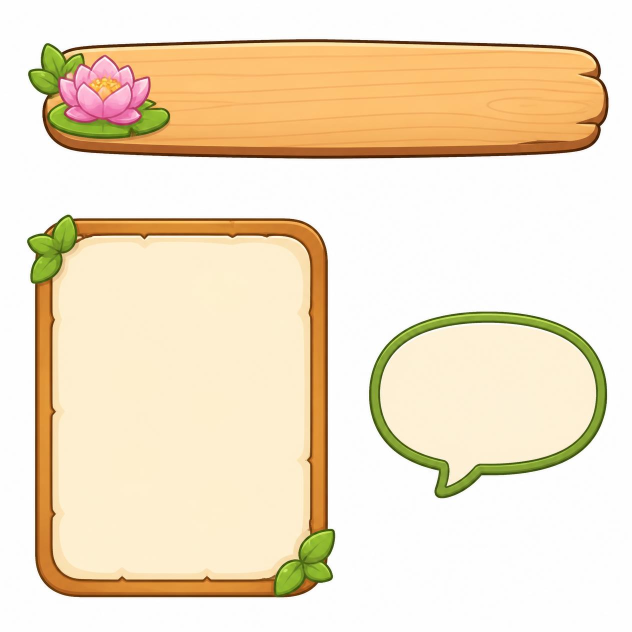
#> input picture tools/art/source/ui/panels.jpg, 1264 x 1264 px (shown at 1/2 size)
$ python -i ui_kit_lib.py   (imports and definitions only)
#> lines starting #> are read from the running program, lines starting #| are printed output that depends on the picture; after the words box and inside, x2 and y2 are one past the last pixel; in counts of white or black regions, pixels touching at a corner belong together
import numpy as np
from PIL import Image
from scipy import ndimage
def pieces(path, thr=26, minarea=4000):
#> called with path = 'source/ui/panels.jpg', thr = 26, minarea = 4000
    im = Image.open(path).convert('RGB'); a = np.asarray(im).astype(np.float32)
#> in pieces, im is the input picture: PIL image 1264x1264 RGB; mean R, G, B 241.7, 225.8, 199.7
    bg = np.median(np.concatenate([a[:6].reshape(-1,3), a[-6:].reshape(-1,3)]), axis=0)
#> bg = [254, 254, 254]
    d = np.sqrt(((a - bg) ** 2).sum(-1))
    sat = a.max(-1) - a.min(-1)
    greyish = (sat < 20) & (a.mean(-1) > 140)
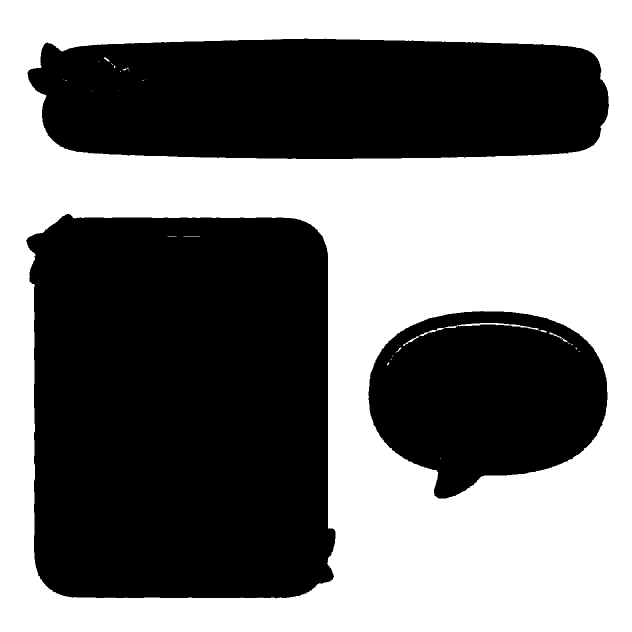
#> greyish: shape (1264, 1264) bool (shown at 1/2 size); 48.1% white; 34 white regions (24 under 20 px), largest, box (x1, y1, x2, y2) and area: (0, 0, 1264, 1264) 766964, (889, 646, 1078, 660) 579, (839, 656, 888, 672) 159
    # Grey drop shadows reachable from the white page are background, not object.
    lab0, _ = ndimage.label(greyish | (d < thr))
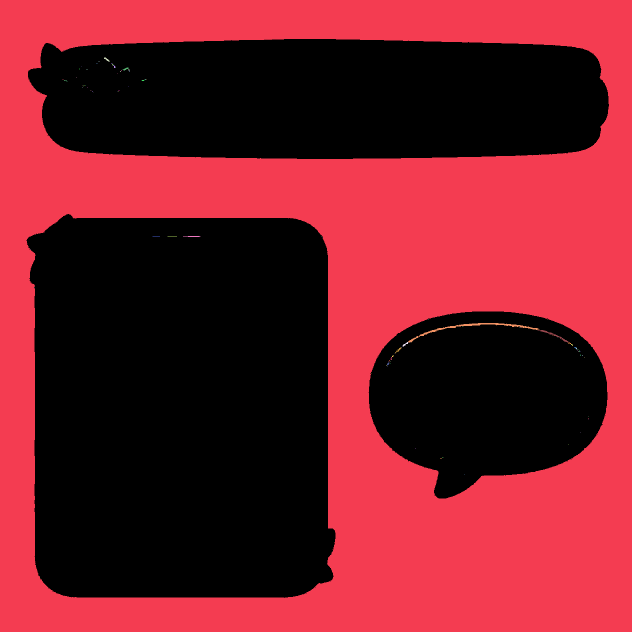
#> lab0: shape (1264, 1264) int32 (shown at 1/2 size); 106 distinct labels, from 0 to 105; one colour per label, 0 black
    edge_ids = np.unique(np.concatenate([lab0[0], lab0[-1], lab0[:, 0], lab0[:, -1]]))
#> edge_ids = [1]
    outside = np.isin(lab0, edge_ids[edge_ids > 0])
#> outside: shape (1264, 1264) bool; 48.1% white; 1 white region, box (x1, y1, x2, y2) and area: (0, 0, 1264, 1264) 768843
    solid = ndimage.binary_fill_holes(ndimage.binary_opening(~outside, iterations=2))
#> solid: shape (1264, 1264) bool; 51.9% white; 1 black region, box (x1, y1, x2, y2) and area: (0, 0, 1264, 1264) 768953
    lab, _ = ndimage.label(solid)
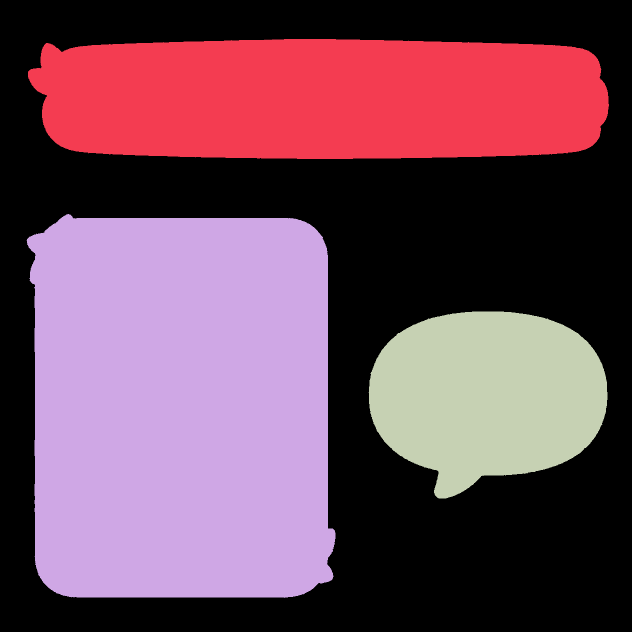
#> lab: shape (1264, 1264) int32 (shown at 1/2 size); 4 distinct labels, from 0 to 3; one colour per label, 0 black
    res = []
    for i, sl in enumerate(ndimage.find_objects(lab), 1):
        m = lab == i
        if m.sum() < minarea: continue
        core = ndimage.binary_erosion(m, iterations=2)
        alpha = np.clip((d - 6) / 34, 0, 1)
        alpha[core] = 1
        near = ndimage.binary_dilation(m, iterations=14)
        alpha[~near] = 0
        al = alpha[..., None]
        f = np.where(al > 0.02, (a - (1 - al) * bg) / np.maximum(al, 0.02), 0)
        # Outside the solid silhouette: a true dark drop shadow, not a grey halo.
        shadow = near & ~ndimage.binary_dilation(m, iterations=1)
        darkness = np.clip((bg.mean() - a.mean(-1)) / 120, 0, 0.45)
        alpha[shadow] = darkness[shadow]
        f[shadow] = (30, 40, 50)
        rgba = np.dstack([np.clip(f, 0, 255), alpha * 255]).astype(np.uint8)
        y0, y1, x0, x1 = sl[0].start, sl[0].stop, sl[1].start, sl[1].stop
        p = 14
        crop = Image.fromarray(rgba, 'RGBA').crop((x0 - p, y0 - p, x1 + p, y1 + p))
        res.append(dict(img=crop, box=(x0, y0, x1, y1), pad=p))
#> this loop made 3 passes
#> (y0, y1, x0, x1) on passes 1 to 3: (78, 318, 56, 1218), (428, 1196, 53, 671), (623, 997, 737, 1215)
#> pass 1, in pieces, `near = ndimage.binary_dilation(m, iterations=14)`:
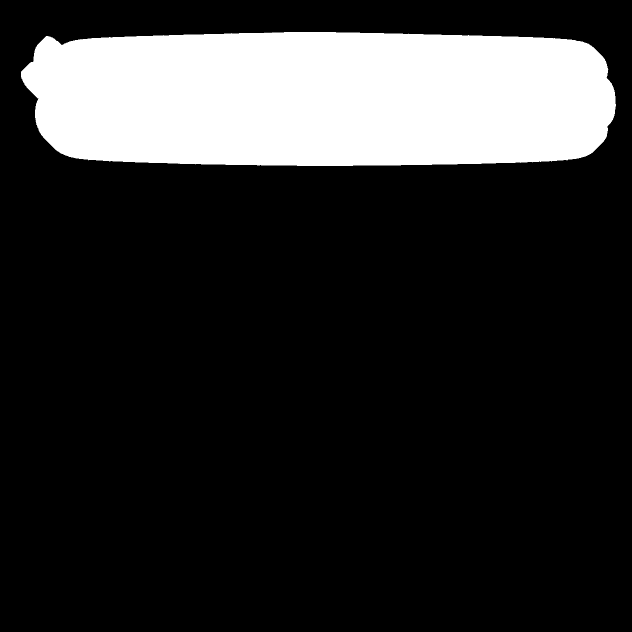
#> near: shape (1264, 1264) bool (shown at 1/2 size); 18.2% white; 1 white region, box (x1, y1, x2, y2) and area: (42, 64, 1232, 332) 290496
#> after the loop:
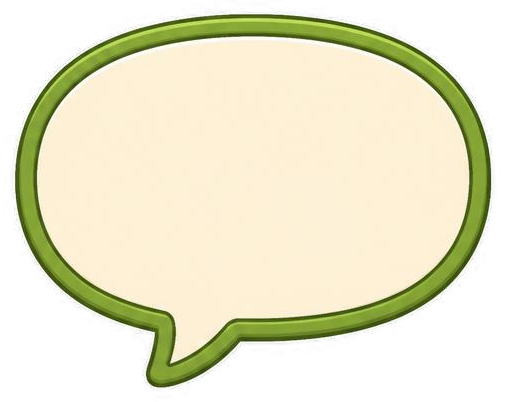
#> crop: PIL image 506x402 RGBA; mean R, G, B, A 149.3, 147.4, 120.7, 167.2; transparent parts drawn white
#> after the loop:
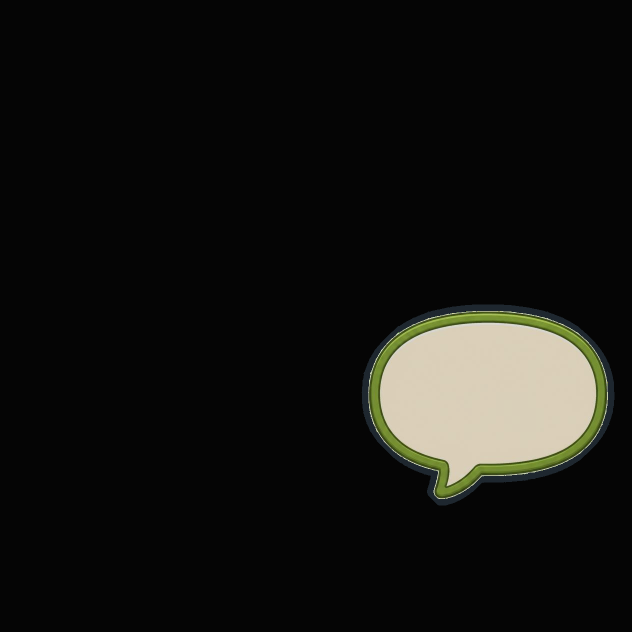
#> f: shape (1264, 1264, 3) float32 (shown at 1/2 size); mean R, G, B 19, 18.8, 15.4; drawn with min black and max white
#> after the loop: m: shape (1264, 1264) bool; 8.3% white; 1 white region, box (x1, y1, x2, y2) and area: (737, 623, 1215, 997) 132777
#> after the loop:
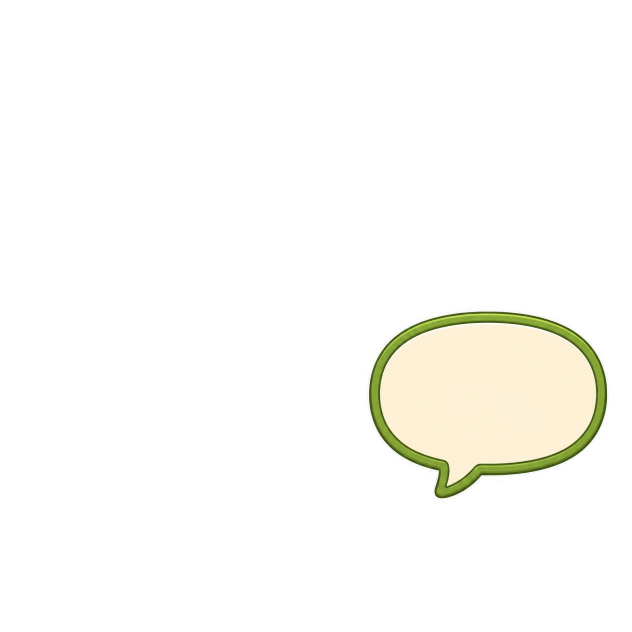
#> rgba: shape (1264, 1264, 4) (shown at 1/2 size); mean R, G, B, A 19, 18.8, 15.4, 21.3; transparent parts drawn white
#> after the loop, res = 3 items
    return res

def order(ps):  # rows top->bottom then left->right
    return sorted(ps, key=lambda q: (round(q['box'][1] / 200), q['box'][0]))

>>> result = pieces('source/ui/panels.jpg')
#> result = 3 items

$ run again, on tools/art/source/ui/stars.jpg
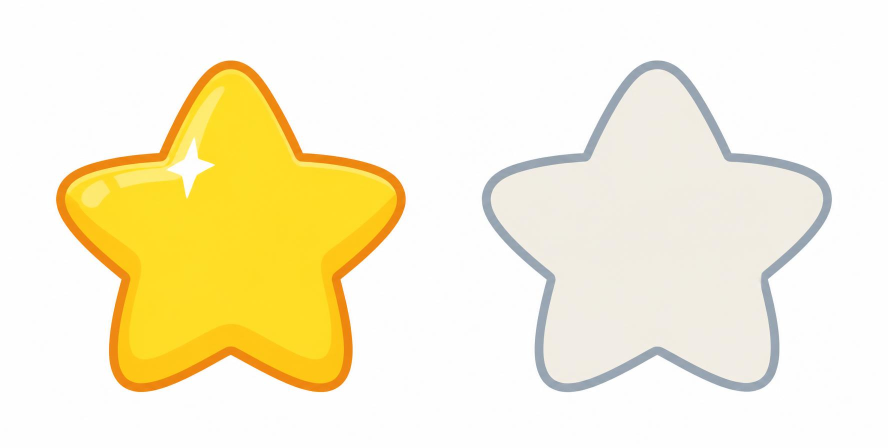
#> input picture tools/art/source/ui/stars.jpg, 1776 x 896 px (shown at 1/2 size)
#> in pieces, im is the input picture: PIL image 1776x896 RGB; mean R, G, B 249, 240.7, 209.7
#> bg = [254, 254, 254]
#> greyish: shape (896, 1776) bool; 80.3% white; 150 black regions (146 under 20 px), largest, box (x1, y1, x2, y2) and area: (111, 120, 813, 785) 282815, (966, 123, 1663, 783) 29523, (1488, 756, 1508, 763) 51, (1089, 528, 1099, 532) 28
#> lab0: shape (896, 1776) int32; 42 distinct labels, from 0 to 41
#> edge_ids = [1]
#> outside: shape (896, 1776) bool; 64.5% white; 14 black regions (12 under 20 px), largest, box (x1, y1, x2, y2) and area: (111, 120, 813, 785) 285045, (966, 123, 1663, 783) 280103
#> solid: shape (896, 1776) bool; 35.5% white; 2 white regions, box (x1, y1, x2, y2) and area: (111, 120, 813, 785) 284936, (966, 123, 1663, 783) 279900
#> in pieces, `lab, _ = ndimage.label(solid)`:
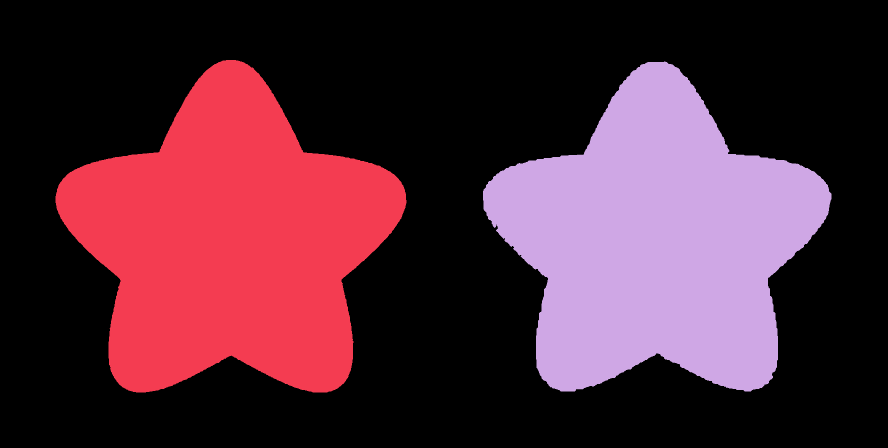
#> lab: shape (896, 1776) int32 (shown at 1/2 size); 3 distinct labels, from 0 to 2; one colour per label, 0 black
#> the loop in pieces, `for i, sl in enumerate(ndimage.find_objects(lab), 1):` made 2 passes
#> (i, y0, y1, x0, x1, p) on passes 1 to 2: (1, 120, 785, 111, 813, 14), (2, 123, 783, 966, 1663, 14)
#> after the loop in pieces, `for i, sl in enumerate(ndimage.find_objects(lab), 1):`:
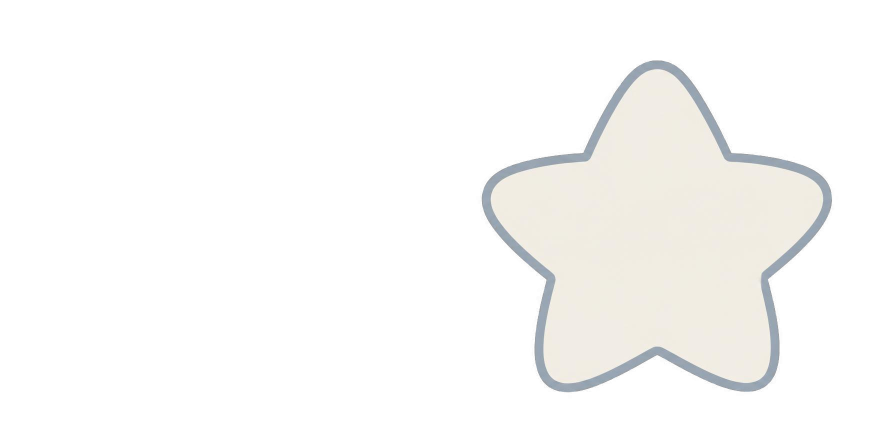
#> rgba: shape (896, 1776, 4) (shown at 1/2 size); mean R, G, B, A 41.1, 41, 39.9, 45.5; transparent parts drawn white
#> after the loop in pieces, `for i, sl in enumerate(ndimage.find_objects(lab), 1):`: res = 2 items
